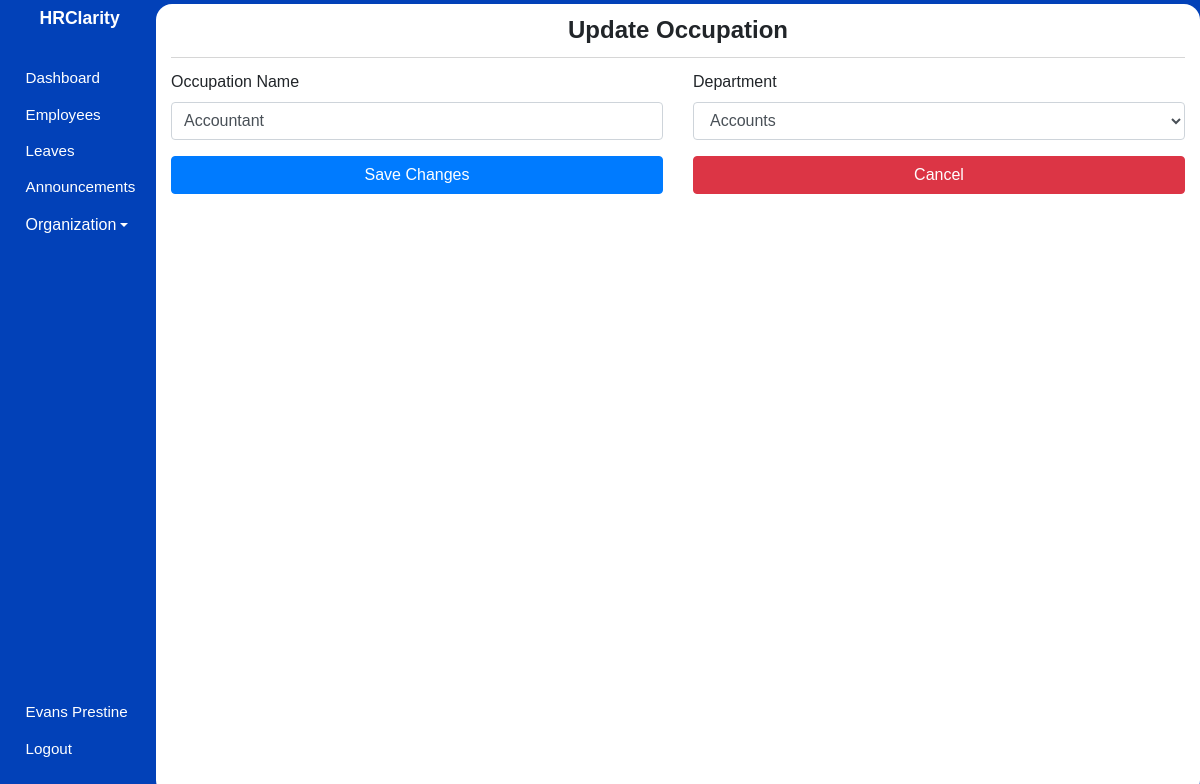
/admin/occupations/3/update (signed in), run on the app's committed database.
### hrms/models.py (models this page shows, shortened)
class User(db.Model, UserMixin):
    id = db.Column(db.Integer, primary_key=True)
    first_name = db.Column(db.String(80), nullable=False)
    last_name = db.Column(db.String(120), nullable=False)
    dob = db.Column(db.Date, nullable=False)
    gender = db.Column(db.String(7), nullable=False)
    email_address = db.Column(db.String(120), nullable=False)
    phone_number = db.Column(db.String(20), nullable=False)
    national_id = db.Column(db.Integer, nullable=False)
    user_level = db.Column(db.Integer, nullable=False, default=1)
    user_type = db.Column(db.String(10), nullable=False, default='employee')
    password = db.Column(db.String(60), nullable=False)
    image_file = db.Column(db.String(20), nullable=False, default='default.jpg')
    leaves = db.relationship('Leave')
    occupation_id = db.Column(db.Integer, db.ForeignKey('occupation.id'), nullable=False)

class Occupation(db.Model):
    id = db.Column(db.Integer, primary_key=True)
    name = db.Column(db.String(100), nullable=False)
    department_id = db.Column(db.Integer, db.ForeignKey('department.id'), nullable=False)
    employees = db.relationship('User', backref='occupation', lazy=True)

### hrms/organization/routes.py (the view)
@organization.route('/admin/occupations/<int:occupation_id>/update', methods=['GET', 'POST'])
@login_required
def update_occupation(occupation_id):
    occupation = Occupation.query.get_or_404(occupation_id)
    form = OccupationForm()
    if form.validate_on_submit():
        occupation.name = form.name.data
        occupation.department_id = form.department_id.data
        db.session.commit()
        flash('Occupation has been updated!', 'success')
        return redirect(url_for('organization.occupations', occupation_id=occupation.id))
    elif request.method == 'GET':
        form.name.data = occupation.name
        form.department_id.data = str(occupation.department_id)
    return render_template('admin/add_occupation.html', page_title='Update Occupation', form=form, user=current_user)

### hrms/organization/forms.py
class OccupationForm(FlaskForm):
    name = StringField('Occupation Name', validators=[DataRequired()], render_kw={"class":"form-control"})
    department_id = SelectField('Department', validators=[DataRequired()], render_kw={"class":"form-control"})
    submit = SubmitField('Save Changes', render_kw={"class":"btn btn-primary btn-block"})
    def __init__(self):
        super(OccupationForm, self).__init__()
        departments = Department.query.all()
        self.department_id.choices = [('none_selected', 'Select Department')] + [(str(dept.id), dept.name) for dept in departments]

### hrms/models.py (called while the page is built)
@login_manager.user_loader
def load_user(user_id):
    user = User.query.filter_by(id=user_id).first()
    return user

### hrms/templates/admin/add_occupation.html (shortened to what this page needs)
{% extends "main_layout.html" %} {% block body %}
<section class="app">
  {% include 'admin/aside.html' %}
  <main>
    <div class="main_container container-fluid login">
      <div class="body">
        <form action="" method="post">
          <h1>{{ page_title }}</h1>
          <div class="row">
            <div class="col">
              <div class="form-group">
                {{ form.name.label }} {% if form.name.errors %} {{ form.name }}
                {% for error in form.name.errors %}
                <span class="text-danger">{{ error }}</span>
                {% endfor %} {% else %} {{ form.name }} {% endif %}
              </div>
            </div>
            <div class="col">
              <div class="form-group">
                {{ form.department_id.label }} {% if form.department_id.errors
                %} {{ form.department_id }} {% for error in
                form.department_id.errors %}
                <span class="text-danger">{{ error }}</span>
                {% endfor %} {% else %} {{ form.department_id }} {% endif %}
              </div>
            </div>
          </div>
          <div class="row">
            <div class="col">{{ form.submit }}</div>
            <div class="col">
              <a
                href="{{ url_for('organization.occupations') }}"
                class="btn btn-danger btn-block"
                >Cancel</a
              >
            </div>
          </div>
        </form>
      </div>
    </div>
  </main>
</section>
{% endblock body %}

### hrms/templates/admin/aside.html (shortened to what this page needs)
<aside>
  <h1>HRClarity</h1>
  <div class="links">
    <ul>
      <li>
        <a href="{{ url_for('admin.admin_dashboard') }}">
            <span class="icon icon-home"></span>
            <span>Dashboard</span>
        </a>
      </li>
      <li>
        <a href="{{ url_for('admin.employees') }}">
            <span class="icon icon-users"></span>
            <span>Employees</span>
        </a>
      </li>
      <li>
        <a href="{{ url_for('leaves.admin_view_leaves') }}">
            <span class="icon icon-car"></span>
            <span>Leaves</span>
        </a>
      </li>
      <li>
        <a href="{{ url_for('announcements.view_announcements') }}">
            <span class="icon icon-speaker"></span>
            <span>Announcements</span>
        </a>
      </li>
      <li class="nav-item dropdown">
        <a class="dropdown-toggle" data-toggle="dropdown" href="#" role="button" aria-expanded="false"><span class="icon icon-building"></span>Organization</a>
    </li>
    </ul>
    <ul>
      <li>
        <a href="{{ url_for('user.update_profile', employee_id=current_user.id) }}">
            <span class="icon icon-user"></span>
            <span>{{ user.first_name }} {{ user.last_name }}</span>
        </a>
      </li>
      <li>
        <a href="{{ url_for('user.logout') }}">
            <span class="icon icon-power-off"></span>
            <span>Logout</span>
        </a>
      </li>
    </ul>
  </div>
</aside>

### hrms/static/css/icomoon.css (style rules this page uses)
[class^="icon-"], [class*=" icon-"] { font-family: 'icomoon' !important; speak: none; font-style: normal; font-weight: normal; font-variant: normal; text-transform: none; line-height: 1; -webkit-font-smoothing: antialiased; -moz-osx-font-smoothing: grayscale; }
.icon-user:before { content: "\f007"; }
.icon-power-off:before { content: "\f011"; }
.icon-home:before { content: "\f015"; }
.icon-users:before { content: "\f0c0"; }
.icon-building:before { content: "\f1ad"; }
.icon-car:before { content: "\f1b9"; }
.icon-speaker:before { content: "\e32d"; }

### hrms/static/css/styles.css (style rules this page uses)
* { font-family: sans-serif, Arial, Helvetica; padding: 0; margin: 0; }
form h1 { border-bottom: 1px solid rgb(214, 214, 214); font-size: 1.5em; font-weight: bold; text-align: center; padding: 0.5em 0; margin: 0 0 0.5em; }
.app { background: #0241b8; height: 100vh; display: flex; align-items: center; }
.app aside { width: 13%; height: 100%; padding: 0.5em 0 0.2em 0.2em; color: #fff; }
.app aside h1 { font-size: 1.1em; font-weight: bold; text-align: center; }
.app aside .links ul { list-style: none; }
.app aside .links ul li { margin: 0.1em 0; padding: 6px; }
.app aside .links ul li a { text-decoration: none; color: #ffffff; display: flex; align-items: center; }
.app aside .links ul:nth-of-type(1) { margin: 2em 0; }
.app aside .links ul:nth-of-type(2) { position: absolute; bottom: 1em; }
.app aside .links .icon { margin: 0 0.3em 0 0; }
.app aside .links a span:nth-of-type(2), .app aside .links .icon { font-size: 0.95em; }
.app main { width: 87%; height: 99vh; overflow-y: auto; z-index: 5; }
.app main .main_container { border-radius: 16px; background: #fff; padding-bottom: 12px; height: 100%; overflow: auto; }

### data on the page
User: first_name "Evans", last_name "Prestine"
Occupation: name "Accountant", department_id "Accounts"

### other printed values
{{ page_title }} "Update Occupation"
